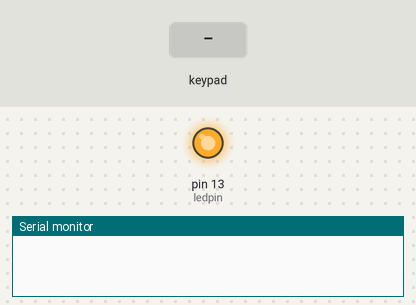
Bench run of a sketch on a simulated Arduino Uno, built with avr-gcc and run on an emulated ATmega328P. Shown: output pins drawn as LEDs (lit = HIGH), the last lines printed to the serial monitor. Inputs (shaded band) come from the test bench.

Above: at 1.2 s.
1.3 s: keypad keys 4 5 6 7 * pressed 0.4 s apart
At 3.9 s:
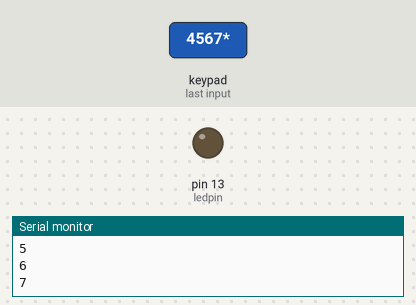
6.3 s: key '#' pressed
At 7.5 s:
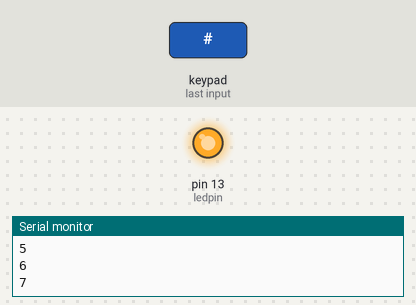
7.8 s: key '*' pressed
At 8.7 s:
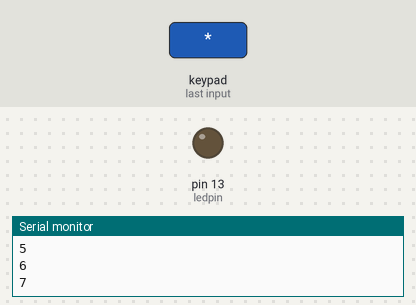
Timing chart, 0 to 10.8 s (numbered marks = the images above; inputs shaded):
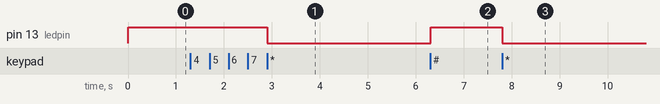

Measured:
- after the input at 1.3 s, pin 13 (ledpin): HIGH → LOW after 1.6 s
- after the input at 6.3 s, pin 13 (ledpin): LOW → HIGH at once
- after the input at 7.8 s, pin 13 (ledpin): HIGH → LOW at once

The sketch:

keypad_test.ino
```cpp
#include <Keypad.h>

const byte ROWS = 4; // Four rows
const byte COLS = 4; // Three columns
// Define the Keymap
char keys[ROWS][COLS] = {
  {'1','2','3','A'},
  {'4','5','6','B'},
  {'7','8','9','C'},
  {'*','0','#','D'}
};
// Connect keypad ROW0, ROW1, ROW2 and ROW3 to these Arduino pins.
byte rowPins[ROWS] = { 4,5,6,7 };
// Connect keypad COL0, COL1 and COL2 to these Arduino pins.
byte colPins[COLS] = { 8,9,10,11};

// Create the Keypad
Keypad kpd = Keypad( makeKeymap(keys), rowPins, colPins, ROWS, COLS );

#define ledpin 13

void setup()
{
  pinMode(ledpin,OUTPUT);
  digitalWrite(ledpin, HIGH);
  Serial.begin(9600);
}

void loop()
{
  char key = kpd.getKey();
  if(key)  // Check for a valid key.
  {
    switch (key)
    {
      case '*':
        digitalWrite(ledpin, LOW);
        break;
      case '#':
        digitalWrite(ledpin, HIGH);
        break;
      default:
        Serial.println(key);
    }
  }
}
```
